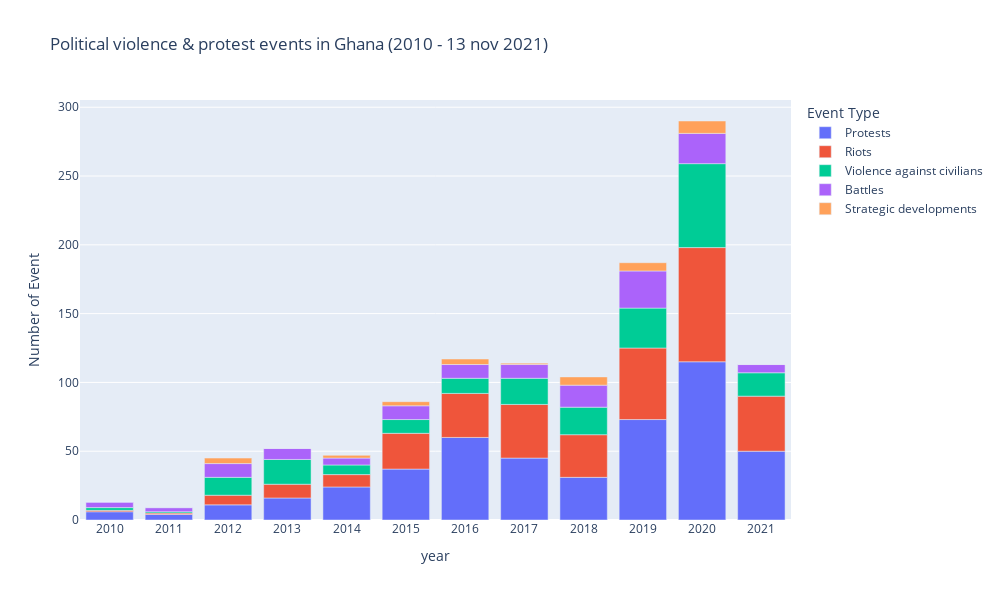

Notebook code cell kept with this figure:
### Code cell
fig = px.bar(year_event, x="year", 
             y=["Protests","Riots","Violence against civilians","Battles","Strategic developments"],
             title="Political violence & protest events in Ghana (2010 - 13 nov 2021)",
             labels={'value':'Number of Event','variable':'Event Type'} ,
            width=1000, # Width of map
            height=600
            )
fig.update_layout(
    # barmode='group',  # comment this line to see stacked bar
    xaxis_tickangle=0,
    xaxis = dict(
        tickmode = 'linear',
        tick0 = 1,
        dtick = 1
    )
)

fig.show()

### Figure 1 — Plotly figure (JSON) as saved in the notebook; plotly's stock layout.template omitted (floating-point values rounded to 4 significant figures)
{"data": [{"alignmentgroup": "True", "hovertemplate": "Event Type=Protests<br>year=%{x}<br>Number of Event=%{y}<extra></extra>", "legendgroup": "Protests", "marker": {"color": "#636efa", "pattern": {"shape": ""}}, "name": "Protests", "offsetgroup": "Protests", "orientation": "v", "showlegend": true, "textposition": "auto", "type": "bar", "x": [2010, 2011, 2012, 2013, 2014, 2015, 2016, 2017, 2018, 2019, 2020, 2021], "xaxis": "x", "y": [6, 4, 11, 16, 24, 37, 60, 45, 31, 73, 115, 50], "yaxis": "y"}, {"alignmentgroup": "True", "hovertemplate": "Event Type=Riots<br>year=%{x}<br>Number of Event=%{y}<extra></extra>", "legendgroup": "Riots", "marker": {"color": "#EF553B", "pattern": {"shape": ""}}, "name": "Riots", "offsetgroup": "Riots", "orientation": "v", "showlegend": true, "textposition": "auto", "type": "bar", "x": [2010, 2011, 2012, 2013, 2014, 2015, 2016, 2017, 2018, 2019, 2020, 2021], "xaxis": "x", "y": [1, 1, 7, 10, 9, 26, 32, 39, 31, 52, 83, 40], "yaxis": "y"}, {"alignmentgroup": "True", "hovertemplate": "Event Type=Violence against civilians<br>year=%{x}<br>Number of Event=%{y}<extra></extra>", "legendgroup": "Violence against civilians", "marker": {"color": "#00cc96", "pattern": {"shape": ""}}, "name": "Violence against civilians", "offsetgroup": "Violence against civilians", "orientation": "v", "showlegend": true, "textposition": "auto", "type": "bar", "x": [2010, 2011, 2012, 2013, 2014, 2015, 2016, 2017, 2018, 2019, 2020, 2021], "xaxis": "x", "y": [2, 1, 13, 18, 7, 10, 11, 19, 20, 29, 61, 17], "yaxis": "y"}, {"alignmentgroup": "True", "hovertemplate": "Event Type=Battles<br>year=%{x}<br>Number of Event=%{y}<extra></extra>", "legendgroup": "Battles", "marker": {"color": "#ab63fa", "pattern": {"shape": ""}}, "name": "Battles", "offsetgroup": "Battles", "orientation": "v", "showlegend": true, "textposition": "auto", "type": "bar", "x": [2010, 2011, 2012, 2013, 2014, 2015, 2016, 2017, 2018, 2019, 2020, 2021], "xaxis": "x", "y": [4, 3, 10, 8, 5, 10, 10, 10, 16, 27, 22, 6], "yaxis": "y"}, {"alignmentgroup": "True", "hovertemplate": "Event Type=Strategic developments<br>year=%{x}<br>Number of Event=%{y}<extra></extra>", "legendgroup": "Strategic developments", "marker": {"color": "#FFA15A", "pattern": {"shape": ""}}, "name": "Strategic developments", "offsetgroup": "Strategic developments", "orientation": "v", "showlegend": true, "textposition": "auto", "type": "bar", "x": [2010, 2011, 2012, 2013, 2014, 2015, 2016, 2017, 2018, 2019, 2020, 2021], "xaxis": "x", "y": [0, 0, 4, 0, 2, 3, 4, 1, 6, 6, 9, 0], "yaxis": "y"}], "layout": {"barmode": "relative", "height": 600, "legend": {"title": {"text": "Event Type"}, "tracegroupgap": 0}, "title": {"text": "Political violence & protest events in Ghana (2010 - 13 nov 2021)"}, "width": 1000, "xaxis": {"anchor": "y", "autorange": true, "domain": [0, 1], "dtick": 1, "range": [2010.0, 2022.0], "tick0": 1, "tickangle": 0, "tickmode": "linear", "title": {"text": "year"}, "type": "linear"}, "yaxis": {"anchor": "x", "autorange": true, "domain": [0, 1], "range": [0, 305.3], "title": {"text": "Number of Event"}, "type": "linear"}}}
